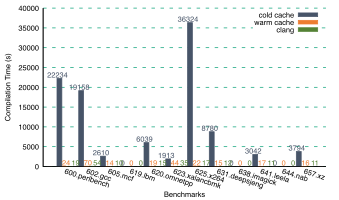

Source code (gnuplot):

set fontpath "/usr/share/texmf/fonts/type1/urw/times"
#set terminal postscript enhanced "Times-Roman" 18 fontfile "utmr8a.pfb"
set terminal pdf enhanced size 3.4,2.0 font "Times-Roman,8" lw 1

set style line 2 lc rgb 'black' lt 1 lw 1
set output "spec-amd-compiletime.pdf"
set datafile separator ","
set boxwidth 0.9
set style data histogram
set style histogram cluster gap 1
set style fill solid
set border 3
#set key off

#set grid ls 4 #linestyle 4
set tics scale 0

set xtics format ""
set xtic rotate by -18 scale 0
set grid ytics lt 2 dt 2

#
# Label the axis
#
set xlabel "Benchmarks" font "Times-Roman,8"
set ylabel "Compilation Time (s)" font "Times-Roman,8"

# set label "2.14" at 4.58,7 font "Times-Roman,3"
# set label "2.10" at 4.92,7 font "Times-Roman,3"
# set label "1.13" at 5.25,7 font "Times-Roman,3"

set yrange [0:40000]


#
# Set the range of the y axis
#
#set yrange [0:550]
#set xrange [0:1000]

#
# Plot the average of the three data points
#   xticlabels: Tells the plot where to find the x-axis labels
#

# with errorbar
plot  '< sort cpu17.amd.csv' \
   using 7:xtic(1) ls 2 lc rgb "#475468" title "cold cache", \
'' using 0:7:7 with labels font "Times-Roman,8" textcolor rgb "#475468" offset -1.8,0.5 notitle, \
'' using 8 ls 2 lc rgb "#ed7d31" title "warm cache",  \
'' using 0:8:8 with labels font "Times-Roman,8" textcolor rgb "#ed7d31" offset 0.3,0.5 notitle, \
'' using 6 ls 2 lc rgb "#548235" title "clang",  \
'' using 0:6:6 with labels font "Times-Roman,8" textcolor rgb "#548235" offset 2.6,0.5 notitle, \
